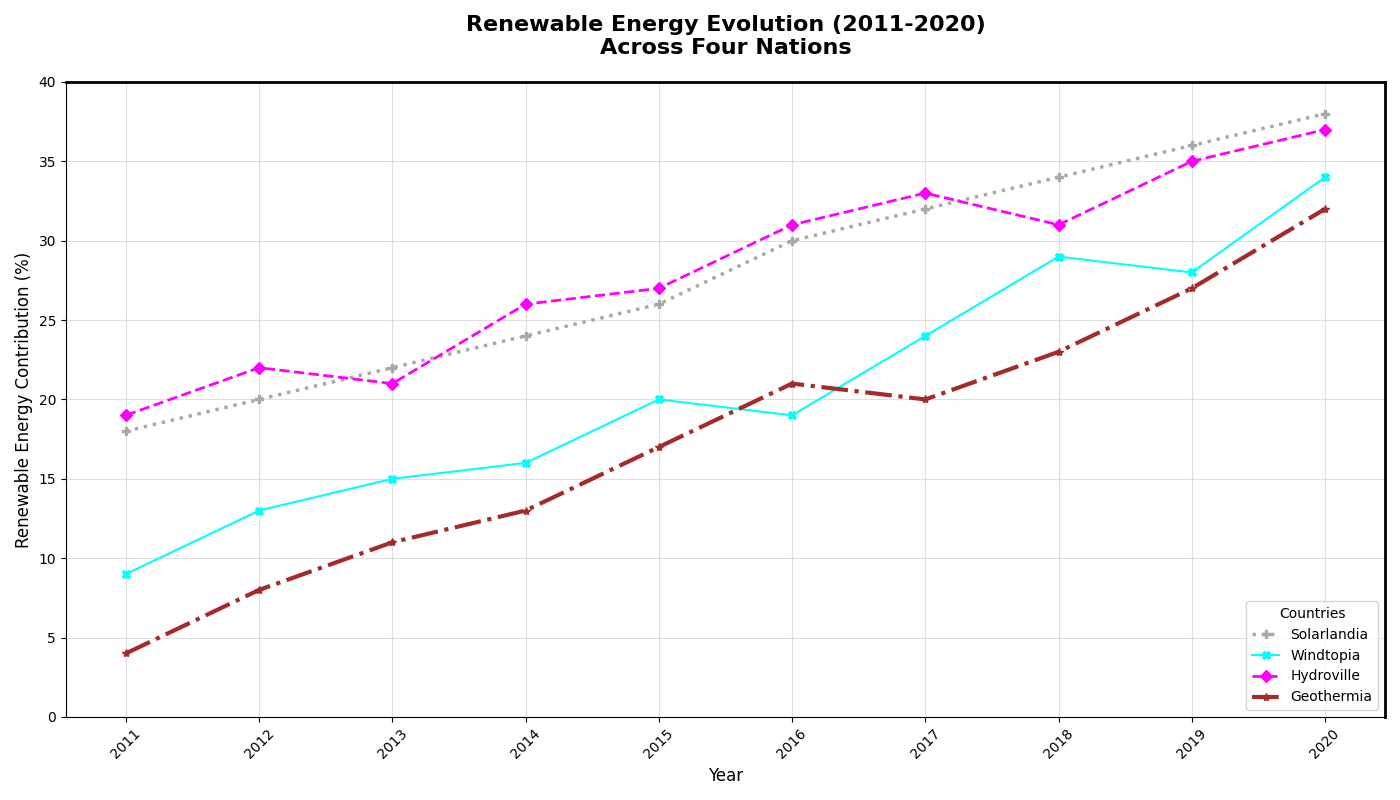

This chart was generated by the following Python code:
import matplotlib.pyplot as plt
import numpy as np

years = np.arange(2011, 2021)

solarlandia_renewables = [18, 20, 22, 24, 26, 30, 32, 34, 36, 38]
windtopia_renewables = [9, 13, 15, 16, 20, 19, 24, 29, 28, 34]
hydroville_renewables = [19, 22, 21, 26, 27, 31, 33, 31, 35, 37]
geothermia_renewables = [4, 8, 11, 13, 17, 21, 20, 23, 27, 32]

plt.figure(figsize=(14, 8))

plt.plot(years, solarlandia_renewables, marker='P', linestyle=':', linewidth=2.5, color='darkgrey', label='Solarlandia')
plt.plot(years, windtopia_renewables, marker='X', linestyle='-', linewidth=1.5, color='cyan', label='Windtopia')
plt.plot(years, hydroville_renewables, marker='D', linestyle='--', linewidth=2, color='magenta', label='Hydroville')
plt.plot(years, geothermia_renewables, marker='*', linestyle='-.', linewidth=3, color='brown', label='Geothermia')

plt.title("Renewable Energy Evolution (2011-2020)\nAcross Four Nations", fontsize=16, fontweight='bold', pad=20)
plt.xlabel('Year', fontsize=12)
plt.ylabel('Renewable Energy Contribution (%)', fontsize=12)
plt.xticks(years, rotation=45)
plt.yticks(np.arange(0, 45, 5))
plt.legend(title="Countries", loc='lower right', fontsize=10)
plt.grid(True, linestyle='-', alpha=0.4)

# Border thickness
plt.gca().spines['top'].set_linewidth(2)
plt.gca().spines['right'].set_linewidth(2)

plt.tight_layout()
plt.show()
